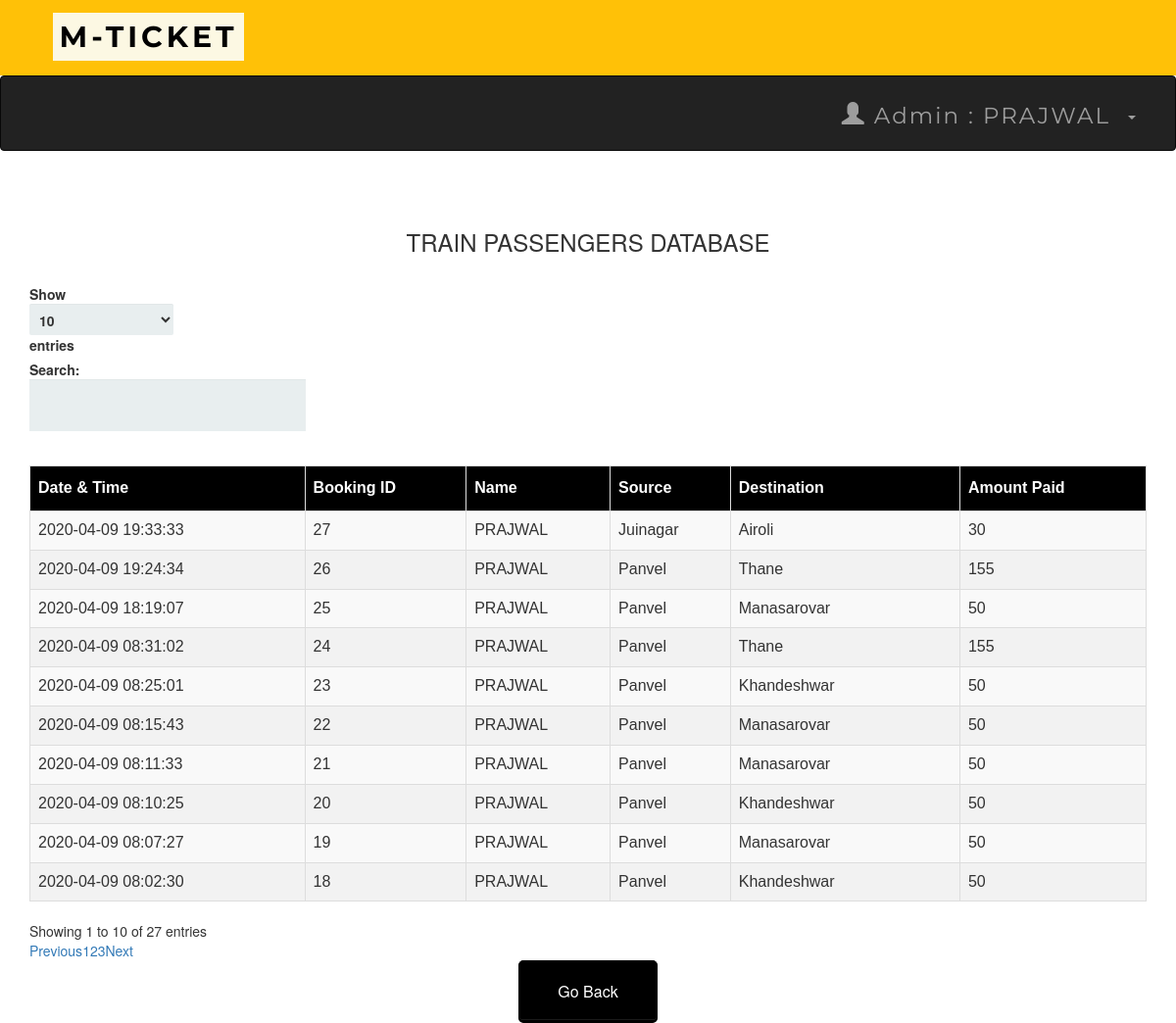
Screenshot of /admintraindb.php (signed in) with the database file from the repository.
### tables this page shows
CREATE TABLE `transactions` (
  `T_No.` int(10) NOT NULL,
  `email` varchar(50) NOT NULL,
  `source` varchar(50) NOT NULL,
  `dest` varchar(50) NOT NULL,
  `Name` varchar(50) NOT NULL,
  `Class` varchar(25) NOT NULL,
  `Type` varchar(25) NOT NULL,
  `NoOfpass` int(11) NOT NULL,
  `card_no` int(25) NOT NULL,
  `expmonth` int(2) NOT NULL,
  `expyear` int(2) NOT NULL,
  `cvv` int(3) NOT NULL,
  `pin` int(4) NOT NULL,
  `Date` datetime NOT NULL DEFAULT current_timestamp(),
  `Amt` int(10) NOT NULL,
  `Route` varchar(25) NOT NULL
);

### admintraindb.php (the view, shortened to what this page needs)
<?php
include 'connect.php' ;
include 'adminheader.php';
?>
 <!DOCTYPE html>
 <html>
 <link rel='stylesheet' href='index.css'>
      <head>
           <link rel="stylesheet" href="https://maxcdn.bootstrapcdn.com/bootstrap/3.3.6/css/bootstrap.min.css" />
           <link rel="stylesheet" href="https://cdn.datatables.net/1.10.12/css/dataTables.bootstrap.min.css" />
      </head>
      <body>
           <br /><br />
           <div class="container">
                <h3 align="center">TRAIN PASSENGERS DATABASE</h3>
                <br />
                <div class="table-responsive">
                     <table id="data" class="table table-striped table-bordered">
                          <thead>
                               <tr>
                                    <th> Date & Time</th>
                                    <th> Booking ID  </th>
                                    <th> Name </th>
                                    <th> Source </th>
                                    <th> Destination </th>
                                    <th> Amount Paid</th>
                               </tr>
                          </thead>
                          <tbody>
  <?php
   $result = mysqli_query($connect , "select * From transactions");
  while ($row = mysqli_fetch_assoc($result)):
  ?>
  <tr>
    <td><?php echo $row['Date']; ?></td>
    <td><?php echo $row['T_No.']; ?></td>
    <td><?php echo $row['Name']; ?></td>
    <td><?php echo $row['source']; ?></td>
    <td><?php echo $row['dest']; ?></td>
    <td><?php echo $row['Amt']; ?></td>
    </tr>
  <?php endwhile; ?>
</tbody>
                     </table>
                </div>
           </div>
      </body>
 </html>
<table align='center'>
<tr>
  <td><a href='admin.php'><button style="background-color: black ; border-color:black "  ><span style="color:white">Go Back </span> </button></a></td>
 </tr>

### adminheader.php (shortened to what this page needs)
<head>
  <link rel="stylesheet" href="https://maxcdn.bootstrapcdn.com/bootstrap/3.4.0/css/bootstrap.min.css">
  <link rel="stylesheet" href="https://maxcdn.bootstrapcdn.com/bootstrap/3.4.1/css/bootstrap.min.css">
   <link rel="stylesheet" href="https://maxcdn.bootstrapcdn.com/bootstrap/3.4.1/css/bootstrap.min.css">
</head>
<nav  class="navvvvvvbar navvvvvvbar-default navvvvvvbar-fixed-top">
      <div  class="  navvvvvvbar-brand navvvvvvbar-center"><b>&nbsp&nbsp&nbsp<mark>M-TICKET</mark></b>
</nav>
<nav class="navbar navbar-inverse">
  <div class="container-fluid">
    <div class="collapse navbar-collapse " id="myNavbar">
      <ul class="nav navbar-nav navbar-right">
         <li class="dropdown"><a class="dropdown-toggle" data-toggle="dropdown" href="#"><span class="glyphicon glyphicon-user"></span>
        Admin : <?php  echo " ". $_SESSION['name'] ."" ?> &nbsp<span class="caret"></span></a>
              </div>
    </div>
</nav>
</html>

### index.css (style rules this page uses)
*, *:before, *:after { -moz-box-sizing: border-box; -webkit-box-sizing: border-box; box-sizing: border-box; }
a { text-decoration:none; }
td { text-align: center; }
button { padding: 19px 39px 18px 39px; color: #FFF; background-color: #a8db34; font-size: 18px; text-align: center; font-style: normal; border-radius: 5px; width: 100%; border: 1px solid #71db34; border-width: 1px 1px 3px; box-shadow: 0 -1px 0 rgba(255,255,255,0.1) inset; margin-bottom: 10px; }

### adminheader.php (style rules this page uses)
.navbar { margin-bottom: 50px; border-radius: 0; font-family: Montserrat, sans-serif; margin-bottom: 0; border: 0; font-size: 23px !important; letter-spacing: 2px; opacity: 2; padding: 10px; }
.navvvvvvbar { font-family: Montserrat, sans-serif; margin-bottom: 0; background-color: #FFC107; border: 0; font-size: 30px !important; letter-spacing: 4px; text-align: left; padding: 17px; color:black; font-weight: 40000; }

### admintraindb.php (style rules this page uses)
table#data { font-size:16px; font-family: "Trebuchet MS", Arial, Helvetica, sans-serif; border-collapse: collapse; border-spacing: 0; width: 100%; }
#data td, #data th { border: 1px solid #ddd; text-align: left; padding: 8px; }
#data tr:nth-child(even) { background-color: #f2f2f2 }
#data th { padding-top: 11px; padding-bottom: 11px; background-color: black; color: white; }

### rows the page displays
transactions: Date "2020-04-09 08:02:30", value "18", Name "PRAJWAL", source "Panvel", dest "Khandeshwar", Amt "50"
transactions: Date "2020-04-09 08:07:27", value "19", Name "PRAJWAL", source "Panvel", dest "Manasarovar", Amt "50"
transactions: Date "2020-04-09 08:10:25", value "20", Name "PRAJWAL", source "Panvel", dest "Khandeshwar", Amt "50"
transactions: Date "2020-04-09 08:11:33", value "21", Name "PRAJWAL", source "Panvel", dest "Manasarovar", Amt "50"
transactions: Date "2020-04-09 08:15:43", value "22", Name "PRAJWAL", source "Panvel", dest "Manasarovar", Amt "50"
transactions: Date "2020-04-09 08:25:01", value "23", Name "PRAJWAL", source "Panvel", dest "Khandeshwar", Amt "50"
transactions: Date "2020-04-09 08:31:02", value "24", Name "PRAJWAL", source "Panvel", dest "Thane", Amt "155"
transactions: Date "2020-04-09 18:19:07", value "25", Name "PRAJWAL", source "Panvel", dest "Manasarovar", Amt "50"
transactions: Date "2020-04-09 19:24:34", value "26", Name "PRAJWAL", source "Panvel", dest "Thane", Amt "155"
transactions: Date "2020-04-09 19:33:33", value "27", Name "PRAJWAL", source "Juinagar", dest "Airoli", Amt "30"

### other values shown
$_SESSION['name'] "PRAJWAL"
